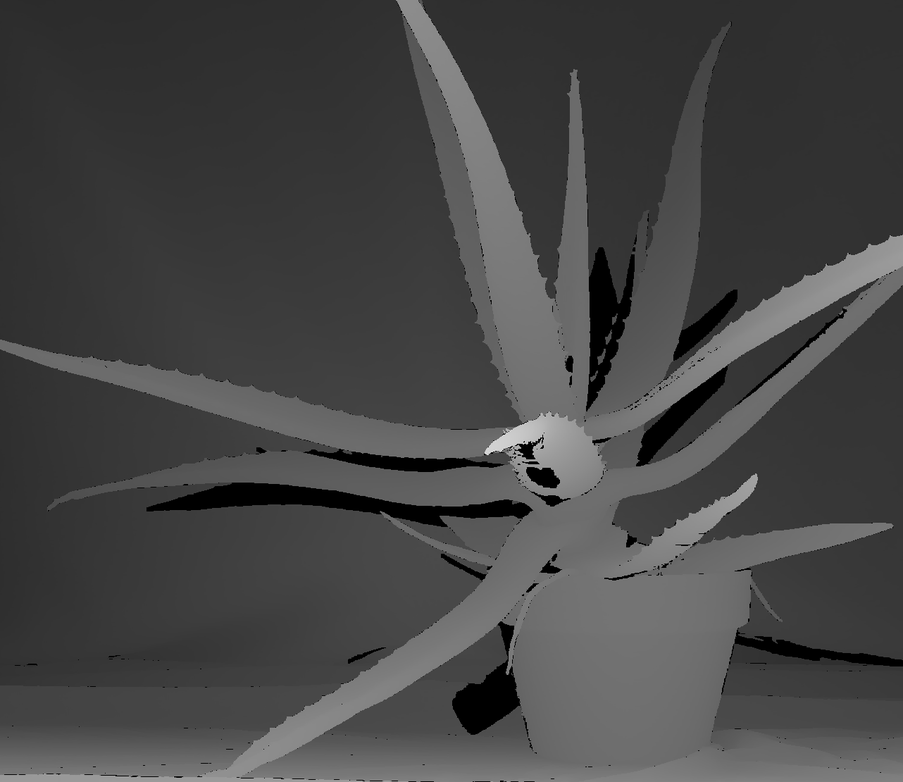
#> input picture denoise_real_depth/depth/Aloe1.png, 903 x 782 px, shrunk from 1282 x 1110 before the run, found by its file name; its folder holds only this picture in this run
$ python noise.py
#> lines starting #> are read from the running program, lines starting #| are printed output that depends on the picture
import cv2
import numpy as np
import os

path = ('depth/')
target = ('depth_noise/')
file_list=os.listdir(path)
for file in file_list:
	image=cv2.imread(path+'/'+file)
#> image is the input picture: shape (782, 903, 3); min 0, max 233, mean 69.8
	noise_sigma = 50
	noise = np.random.normal(size=image.shape)*noise_sigma
	noise = cv2.GaussianBlur(noise,(5,5),0)
	noise_img = image + noise
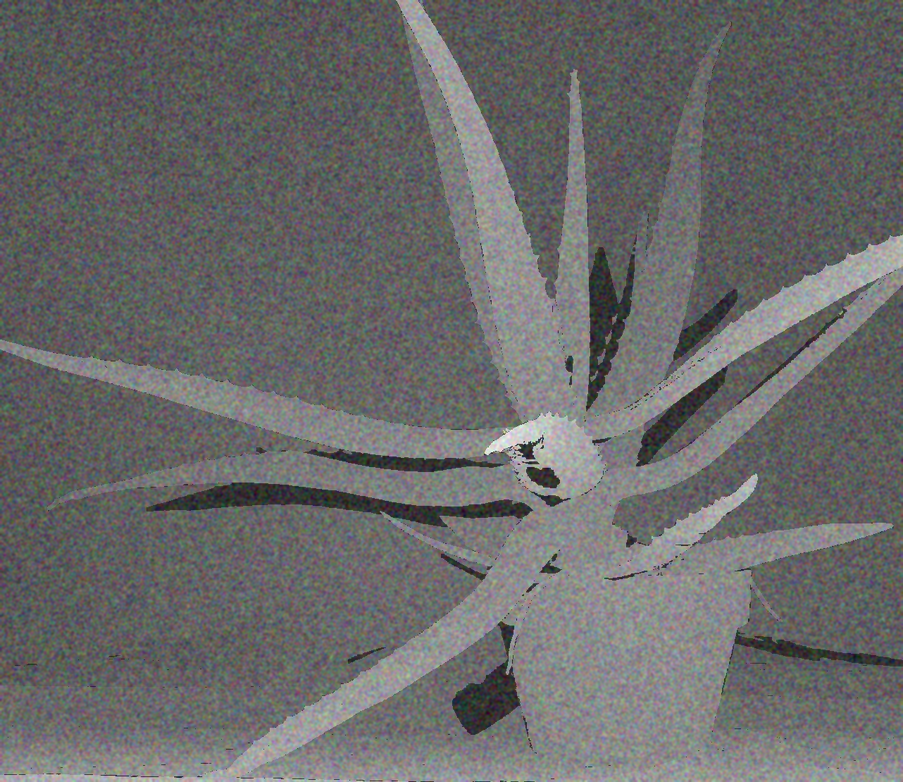
#> noise_img: shape (782, 903, 3) float64; mean B, G, R 69.8, 69.9, 69.9; drawn with min black and max white
	cv2.imwrite(target+'/'+file,noise_img)
